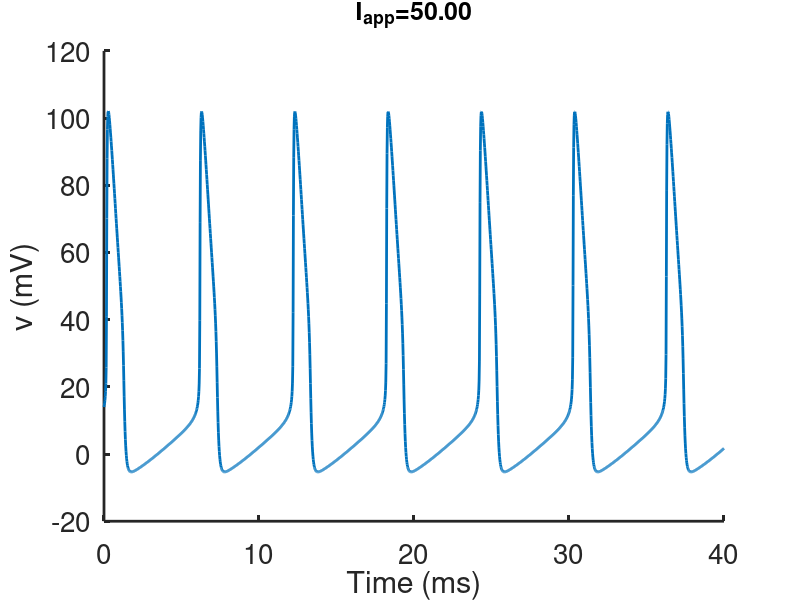
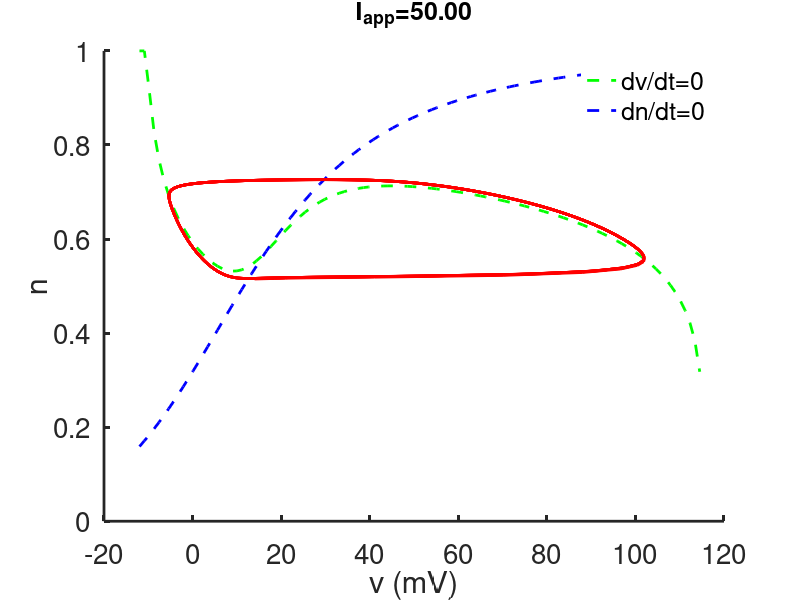

Recreate these plots in MATLAB, in order.
%  -------------------------------------------------------------------%   This is a simple ode integrator for the reduced HH equations (also called%   the fast-slow HH equations). It uses a bisection method to calculate%   the nullclines. It would be faster and more efficient to write code%   using a nonlinear solver package to do this, but then you would miss out on all the fun%   of writing a bisection method.%   For Chapter 5, Fig. 5.10 of%   Keener and Sneyd, Mathematical Physiology, 3rd Edition, Springer.%%   Written by James Keener and James Sneyd%%  -------------------------------------------------------------------function hh_fast_slowclear allclose allclcglobal gnabar gkbar gl vna vk vl Iapp rn0 v BCLset(0,                           ...   'defaultaxesfontsize', 20,   ...   'defaultaxeslinewidth', 2, ...   'defaultlinelinewidth', 2.0);% set parametersVeq = -65; % is the physiological  resting potentialTmin = -273.15;  % absolute zero temperatureTemp = 6.3; %the temperature for the original HH modelVNa = 50; % the sodium Nernst potentialVK = -77;  % the potassium Nernst potentialVL = -54.4;  % the leak Nernst potentialTfact=(Temp-Tmin)/(6.3-Tmin);% temperature correction factor for Nernst potentials%the driving force for the currents are the Nernst potentials shifted by Veq vna = Tfact*VNa - Veq; vk = Tfact*VK- Veq; vl = Tfact*VL - Veq;% the conductancesgnabar = 120.;gkbar = 36;gl = 0.3;rn0 = 0.8;% pick a value of IappIapp = 50;  % with this value there are oscillations%Iapp = 0;BCL = 100;BCL = 0;% first find the v nullcline by bisectionvlist = [vk+.01:1.1001:vna-0.03];% list of v values to use; avoid exactly Vk and exactly Vna[n0 ninf]=get_nullclines(vlist);% now integrate the differential equationststep = 0.02;if(Iapp==0)    t_end=20;    v0 = 7; % give a small initial stimulus away from zero    h0 = 0.3177;else    t_end=40;    v0 = 14;    h0 = 0.515;endtspan = [0:tstep:t_end];s0 = [v0;h0];  % initial values[T,S] = ode23(@deRHS,tspan, s0, odeset('maxstep',1));v = S(:,1);h = S(:,2);formatSpecF = '%5.2f\n';% plot v vs tfigure(1)plot(T,v)xlabel('Time (ms)')ylabel('v (mV)')box offtitle(strcat('I_{app}= ',sprintf(formatSpecF,Iapp)),'fontsize',18)% the phase portraithold onfigure(2)plot(vlist,n0,'g--',vlist,ninf,'b--',v ,h,'r','linewidth',2)xlabel('v (mV)')ylabel('n')box offlegend('boxoff')title(strcat('I_{app}= ',sprintf(formatSpecF,Iapp)),'fontsize',18)legend('dv/dt=0','dn/dt=0')hold onend % of main%%%%%%%%%%%%%%%%%%%%%%%%%%%%%%%%%%%%%%%% the right hand side for ode simulation:function s_prime=deRHS(t,s)global gnabar gkbar gl vna vk vl Iapp BCL rn0v = s(1);n = s(2);% If there is a stimulus, add it Istimut = (BCL>0)*Iapp/cosh(mod(t,BCL)-BCL/4) + (BCL==0)*Iapp;Gt= gate_de(v);AM=Gt(1);BM = Gt(2);AN = Gt(3);BN = Gt(4);h = rn0 - n;aminf = AM/(AM+BM);Ina = gnabar*aminf.^3.*h.*(v-vna) ;Ik = gkbar*n.^4*(v-vk);Icl = gl*(v-vl);Fv = -Ina-Ik-Icl;Fw=AN*(1.-n)-BN*n;s_prime = [Fv+Istimut Fw]';end%%%%%%%%%%%%%%%%%%%%%%%%%%%%%%%%%%%%%%function [n0,ninf]= get_nullclines(vlist)global v% for each v find f(v,n) = 0 by bisection for j = 1:length(vlist)    v=vlist(j); % guess a lower bounda = 0;% guess an upper boundb = 1;%this is the answer - call the function bisect(a,b,@fval)n0(j)= bisect(a,b,@feval);Gt= gate_de(v);AN = Gt(3);BN = Gt(4);ninf(j) = AN/(AN+BN); endend%%%%%%%%%%%%%%%%%%%%%%%%%%%%%%%%%%%%%%%function fn = feval(n)global v% evaluate the functions=[v,n]; t=0;fhh= deRHS(t,s);  % use the rhs of the defn=fhh(1);end%%%%%%%%%%%%%%%%%%%%%%%%%%%%%%%%%%%function gate = gate_de(v) % calculate the gating functions for VAM=.1*(25.-v)./(exp(2.5 -0.1*v)-1.);BM=4.*exp(-v/18.);AN=.01*(10.-v)./(exp(1.-0.1*v)-1.);BN=.125*exp(-v/80.);gate = [AM BM AN BN];end%%%%%%%%%%%%%%%%%%%%%%%%%%%%%%%%%%%%%%%function root = bisect(a,b,feval)ul = a;fl = feval(ul);uu = b;fu = feval(uu);% we make the assumption, without checking, that% fu*fl<0% if not, the algoritm fails to find a root.N = 20;  % number of iterates% the main bisection algorithmfor j = 1:Nuc = (ul+uu)/2;fc = feval(uc);ftest = (fc.*fl>0);ul = ftest.*uc+(1-ftest).*ul;fl = ftest.*fc + (1-ftest).*fl;uu = (1-ftest).*uc+ ftest.*uu;fu = (1-ftest).*fc + ftest.*fu;endroot = uc;end